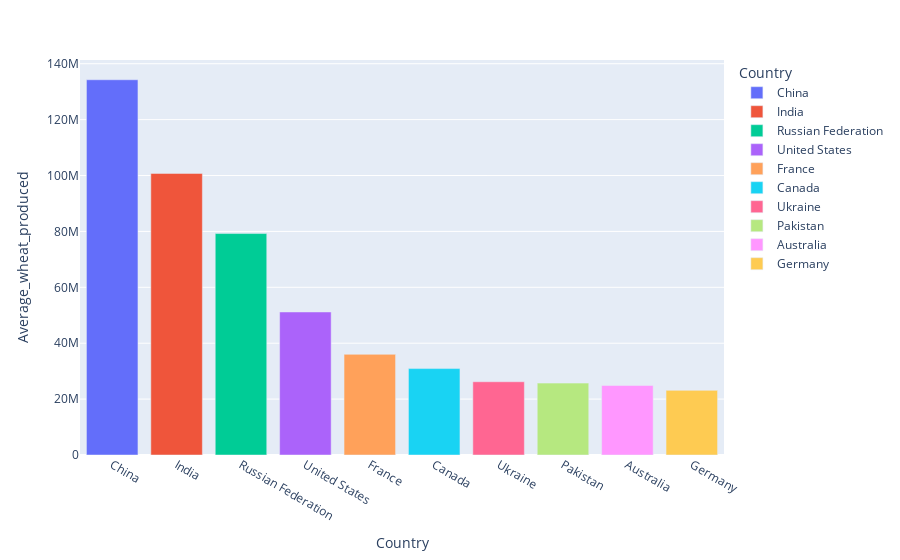

Here is the notebook cell this chart was saved with:
### Markdown cell above
## Top 10

### Code cell
# Load top 10 grain producers for last 10 years

with engine.connect() as connection:
    query = text('SELECT country AS Country, ROUND(AVG(value),2) AS Average_wheat_produced FROM grain_dash.wheat_production WHERE year > 2014 GROUP BY country ORDER BY Average_wheat_produced DESC LIMIT 10')
    result = connection.execute(query)
    top10_df = pd.DataFrame(result.all())

top10 = list(df['country'])

px.bar(top10_df, x = 'Country', y = 'Average_wheat_produced', color = 'Country')

### Figure 1 — Plotly figure (JSON) as saved in the notebook; plotly's stock layout.template omitted (floating-point values rounded to 4 significant figures)
{"data": [{"alignmentgroup": "True", "hovertemplate": "Country=%{x}<br>Average_wheat_produced=%{y}<extra></extra>", "legendgroup": "China", "marker": {"color": "#636efa", "pattern": {"shape": ""}}, "name": "China", "offsetgroup": "China", "orientation": "v", "showlegend": true, "textposition": "auto", "type": "bar", "x": ["China"], "xaxis": "x", "y": [134300000.0], "yaxis": "y"}, {"alignmentgroup": "True", "hovertemplate": "Country=%{x}<br>Average_wheat_produced=%{y}<extra></extra>", "legendgroup": "India", "marker": {"color": "#EF553B", "pattern": {"shape": ""}}, "name": "India", "offsetgroup": "India", "orientation": "v", "showlegend": true, "textposition": "auto", "type": "bar", "x": ["India"], "xaxis": "x", "y": [100748132], "yaxis": "y"}, {"alignmentgroup": "True", "hovertemplate": "Country=%{x}<br>Average_wheat_produced=%{y}<extra></extra>", "legendgroup": "Russian Federation", "marker": {"color": "#00cc96", "pattern": {"shape": ""}}, "name": "Russian Federation", "offsetgroup": "Russian Federation", "orientation": "v", "showlegend": true, "textposition": "auto", "type": "bar", "x": ["Russian Federation"], "xaxis": "x", "y": [79239261], "yaxis": "y"}, {"alignmentgroup": "True", "hovertemplate": "Country=%{x}<br>Average_wheat_produced=%{y}<extra></extra>", "legendgroup": "United States", "marker": {"color": "#ab63fa", "pattern": {"shape": ""}}, "name": "United States", "offsetgroup": "United States", "orientation": "v", "showlegend": true, "textposition": "auto", "type": "bar", "x": ["United States"], "xaxis": "x", "y": [51174309], "yaxis": "y"}, {"alignmentgroup": "True", "hovertemplate": "Country=%{x}<br>Average_wheat_produced=%{y}<extra></extra>", "legendgroup": "France", "marker": {"color": "#FFA15A", "pattern": {"shape": ""}}, "name": "France", "offsetgroup": "France", "orientation": "v", "showlegend": true, "textposition": "auto", "type": "bar", "x": ["France"], "xaxis": "x", "y": [36020000.0], "yaxis": "y"}, {"alignmentgroup": "True", "hovertemplate": "Country=%{x}<br>Average_wheat_produced=%{y}<extra></extra>", "legendgroup": "Canada", "marker": {"color": "#19d3f3", "pattern": {"shape": ""}}, "name": "Canada", "offsetgroup": "Canada", "orientation": "v", "showlegend": true, "textposition": "auto", "type": "bar", "x": ["Canada"], "xaxis": "x", "y": [30920000.0], "yaxis": "y"}, {"alignmentgroup": "True", "hovertemplate": "Country=%{x}<br>Average_wheat_produced=%{y}<extra></extra>", "legendgroup": "Ukraine", "marker": {"color": "#FF6692", "pattern": {"shape": ""}}, "name": "Ukraine", "offsetgroup": "Ukraine", "orientation": "v", "showlegend": true, "textposition": "auto", "type": "bar", "x": ["Ukraine"], "xaxis": "x", "y": [26210990], "yaxis": "y"}, {"alignmentgroup": "True", "hovertemplate": "Country=%{x}<br>Average_wheat_produced=%{y}<extra></extra>", "legendgroup": "Pakistan", "marker": {"color": "#B6E880", "pattern": {"shape": ""}}, "name": "Pakistan", "offsetgroup": "Pakistan", "orientation": "v", "showlegend": true, "textposition": "auto", "type": "bar", "x": ["Pakistan"], "xaxis": "x", "y": [25720000.0], "yaxis": "y"}, {"alignmentgroup": "True", "hovertemplate": "Country=%{x}<br>Average_wheat_produced=%{y}<extra></extra>", "legendgroup": "Australia", "marker": {"color": "#FF97FF", "pattern": {"shape": ""}}, "name": "Australia", "offsetgroup": "Australia", "orientation": "v", "showlegend": true, "textposition": "auto", "type": "bar", "x": ["Australia"], "xaxis": "x", "y": [24880000.0], "yaxis": "y"}, {"alignmentgroup": "True", "hovertemplate": "Country=%{x}<br>Average_wheat_produced=%{y}<extra></extra>", "legendgroup": "Germany", "marker": {"color": "#FECB52", "pattern": {"shape": ""}}, "name": "Germany", "offsetgroup": "Germany", "orientation": "v", "showlegend": true, "textposition": "auto", "type": "bar", "x": ["Germany"], "xaxis": "x", "y": [23129950], "yaxis": "y"}], "layout": {"autosize": true, "barmode": "relative", "legend": {"title": {"text": "Country"}, "tracegroupgap": 0}, "margin": {"t": 60}, "xaxis": {"anchor": "y", "autorange": true, "categoryarray": ["China", "India", "Russian Federation", "United States", "France", "Canada", "Ukraine", "Pakistan", "Australia", "Germany"], "categoryorder": "array", "domain": [0, 1], "range": [-0.5, 9.5], "title": {"text": "Country"}, "type": "category"}, "yaxis": {"anchor": "x", "autorange": true, "domain": [0, 1], "range": [0, 141300000.0], "title": {"text": "Average_wheat_produced"}, "type": "linear"}}}
